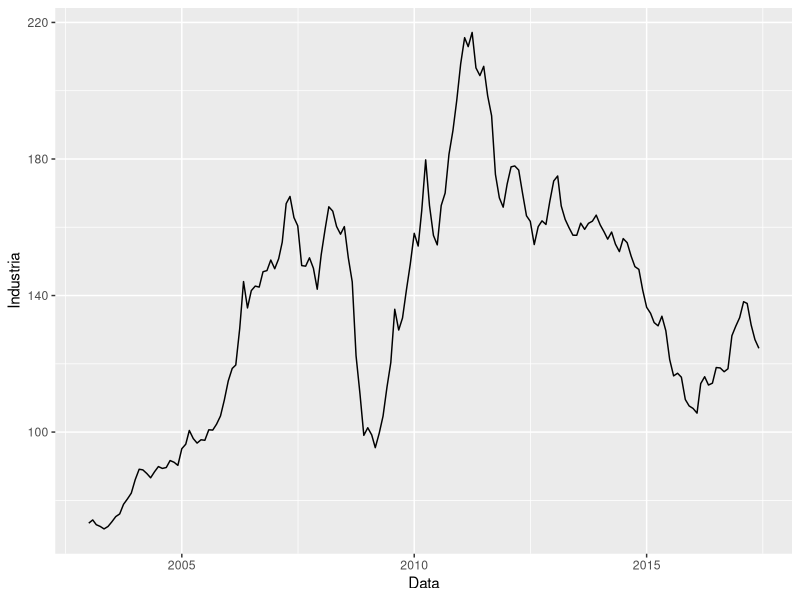
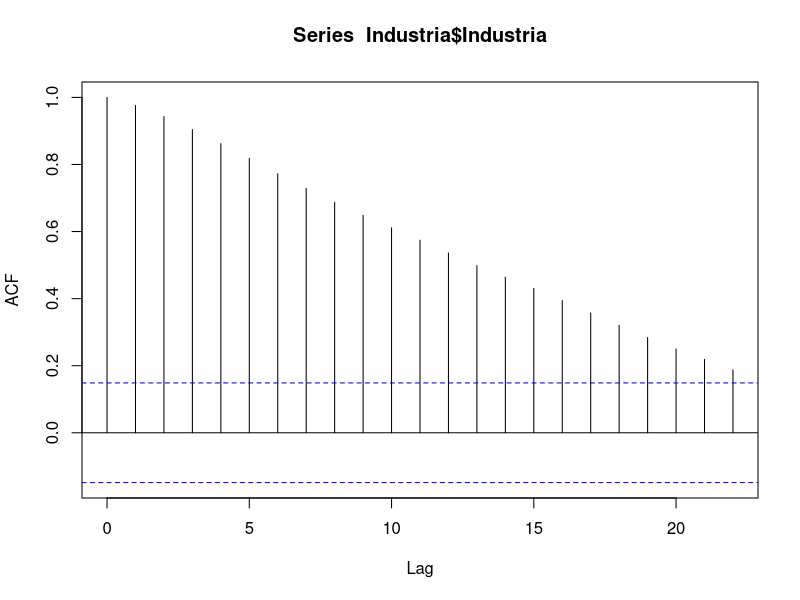
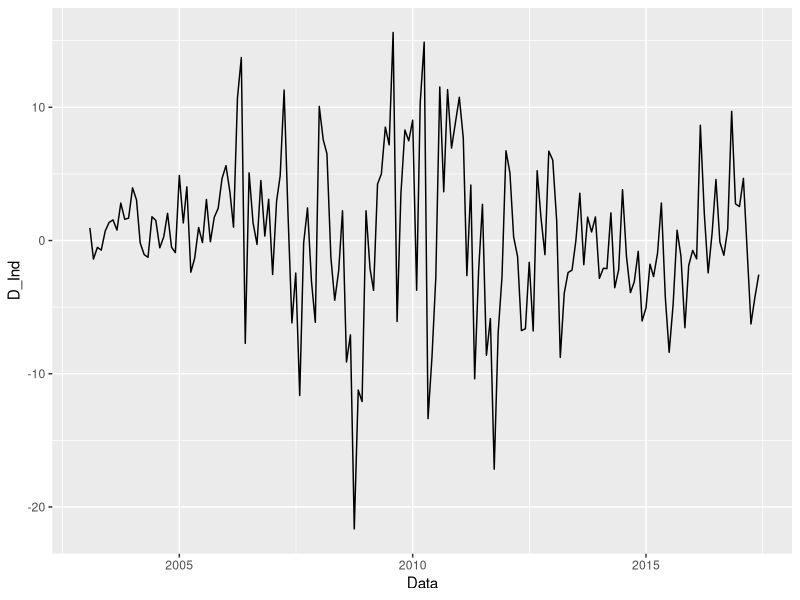
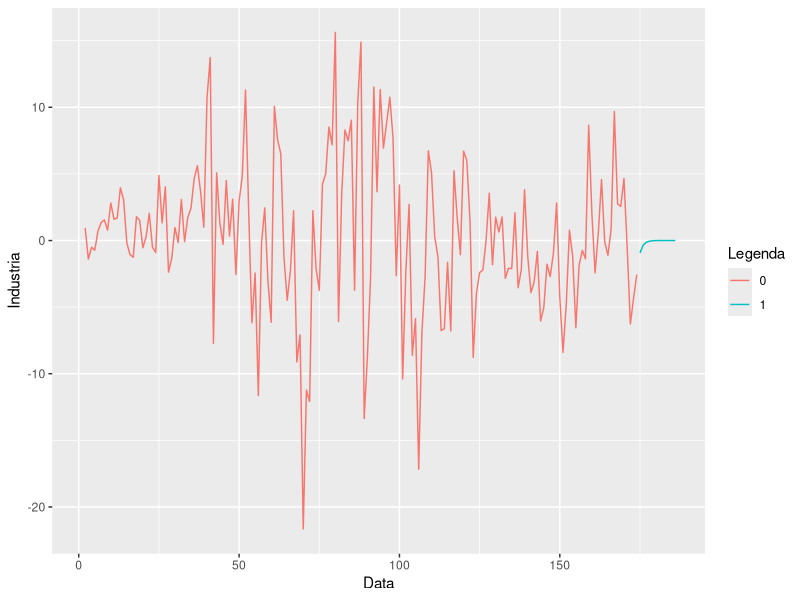

These figures' R source, in order:
library(readxl)
library(tidyverse)


Industria <- read_excel("databases/Industria.xlsx")


head(Industria)


Industria %>% 
  ggplot() + 
  geom_line(aes(x=Data, y=Industria))


acf(Industria$Industria)

tbl <- Industria %>% mutate(D_Ind = Industria - lag(Industria))

tbl %>% ggplot() + 
  geom_line(aes(x=Data, y=D_Ind))




arima(tbl$Industria, order = c(1, 1, 0))


# AR - Autoregressiva
# I - Integrado (nao estacionario)
# MA - Media Movel
mdl = arima(tbl$D_Ind, order = c(1, 0, 0), include.mean = FALSE)


previsao = predict(mdl, n.ahead = 12)


tbl.com.previsao <- tbl %>%
  add_row(D_Ind = previsao$pred) %>% 
  mutate(periodo = row_number())


tbl.com.previsao$IsPrevisao = 0

tbl.com.previsao$IsPrevisao[175:186] = 1



tbl.com.previsao %>% ggplot() + 
  geom_line(aes(x=periodo, y=D_Ind, colour = factor(IsPrevisao))) +
  labs(x="Data", y="Industria", colour="Legenda")
